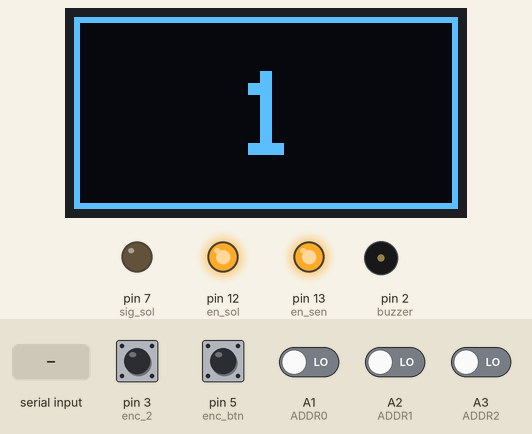
This sketch was run on a simulated Arduino Uno, built with avr-gcc and run on an emulated ATmega328P. Shown: 128×64 one-colour display, output pins drawn as LEDs (lit = HIGH), buzzer (waves = sounding, pin HIGH). The inputs (shaded band) are chosen by the test bench; at power-on: pin 3 (enc_2), pin 5 (enc_btn) HIGH, A1 (ADDR0), A2 (ADDR1), A3 (ADDR2) LOW. Pins used as bus, display or sensor lines are not drawn; what the sketch prints to the serial monitor is not drawn.

Above: at 1.2 s.
1.3 s: pin 5 (enc_btn) pulled LOW for 0.15 s
At 1.48 s:
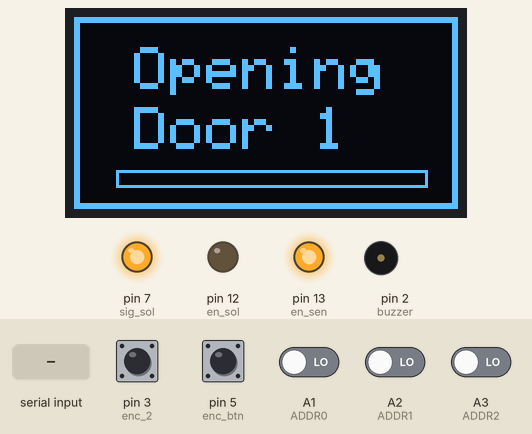
At 2.09 s:
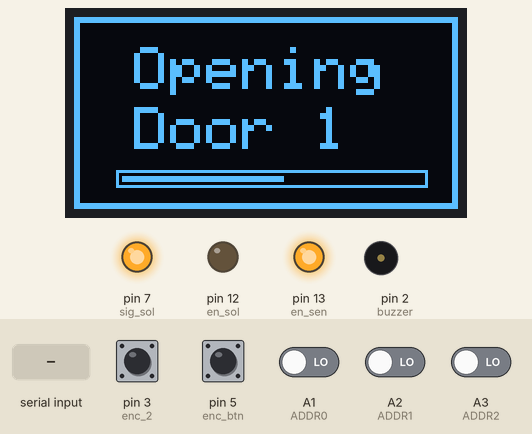
3.9 s: "90,45\n" received over Serial
At 4.6 s:
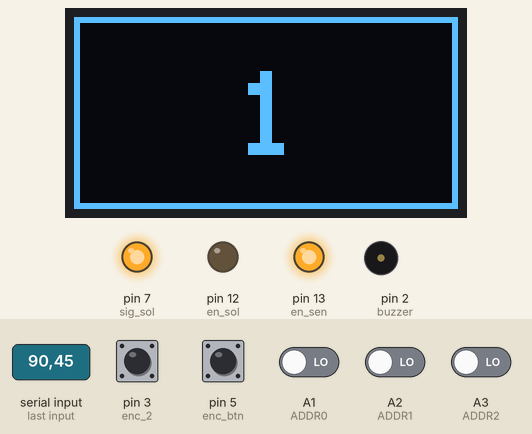
6.9 s: "5\n" received over Serial
Timing chart, 0 to 15.4 s (numbered marks = the images above; inputs shaded):
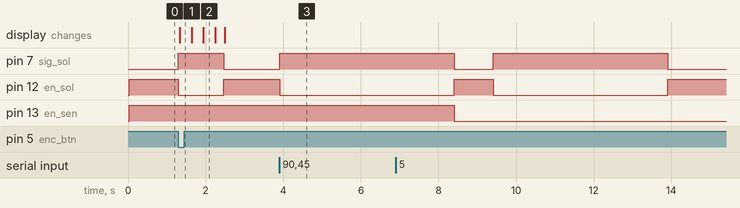

Measured:
- after the input at 1.3 s, pin 7 (sig_sol): LOW → HIGH at once, → LOW 1.2 s later; pin 12 (en_sol): HIGH → LOW at once, → HIGH 1.2 s later; the display: changes at once (image 1)
- after the input at 3.9 s, pin 7 (sig_sol): LOW → HIGH at once; pin 12 (en_sol): HIGH → LOW at once

The sketch:

EnvisionLaptopLocker.ino
```cpp
/*
 | Locker Control
 | J. DeWald, EnVision, JSOE, UCSD
 | 8/20/2017
 |
 | This sketch reads a nibble from serial input to drive two 16 channel multiplexers (MUX)
 | Mux Truth Table is available at https://www.sparkfun.com/datasheets/IC/cd74hc4067.pdf
 |
 | ------------------------------------------------------------
 | Modified by Georges Troulis, Summer 2019
 | gtroulis@ucsd.edu
 | ------------------------------------------------------------
 |
 | Library Dependencies (needed to compile):
 |  - Adafruit_SSD1306: https://learn.adafruit.com/monochrome-oled-breakouts/arduino-library-and-examples
 |  - PaulStoffregen's Encoder Library: https://www.pjrc.com/teensy/td_libs_Encoder.html
 |
 |
 | ------------------------------------------------------------
 | Revision Log:
 | 1.7: OLEDs now show adjusted laptop range (locker 1 range [1-15], locker 2 range [16-31] etc)
 | 1.6: Added nice display when encoder override is used
 | 1.5: Changed delay of door back to 4.5 seconds
 | 1.4: Rotary Encoder now used to "override" opening locker doors
 | 1.3: Added nicer print-out for OLED
 | 1.2: Added support for settings in EEPROM. Currently cannot
 |      be set
 | 1.1: Support for Buzzer, Rotary Encoder, and OLED display.
 |      Each board has unique address set by solder jumpers
 |
 | ------------------------------------------------------------
 | TODO list:
 |  [ ] Add user interface menu
 |  [ ] Use encoder library that Jesse recommended
 |  [ ] Add reed switch functionality and beep when doors aren't closed
*/

// The firmware revision
#define FIRMWARE_REV  F("1.7")

// OLED Display Library
#include <Adafruit_SSD1306.h>

#include <EEPROM.h>

/******************************************************************************/
/*      EEPROM Settings (to store settings over reboots)                      */
/******************************************************************************/

// Comment this out during normal functionality
// When uncommented, the EEPROM will be written default values on boot
// If left uncommented, device won't remember settings across reboots
// Uncomment this once per device, upload code, then comment and re-upload, keep commented
//#define EEPROM_RESET

#define DFLT_SCREEN_INV     ((bool) 0)
#define DFLT_ENC_INV        ((bool) 1)

// Indices of settings in EEPROM (4-byte aligned for future-proofing)

#define IND_SCREEN_INV      0 // (bool) Invert Screen
#define IND_ENC_INV         4 // (bool) Invert Encoder

// Actual values of settings (init with default values, then init from EEPROM)
bool encoderInvert = DFLT_ENC_INV;
bool screenInvert  = DFLT_SCREEN_INV;

/******************************************************************************/
/*      GPIO Pin Defs                                                         */
/******************************************************************************/

// Buzzer
#define buzzer        2

// Encoder input signals
#define enc_1         4
#define enc_2         3
#define enc_btn       5

// Mux Signal In/Out pins
#define sig_sen       6
#define sig_sol       7

// Mux address pins
#define S0            8
#define S1            9
#define S2            10
#define S3            11

// Mux Enable pins
#define en_sol        12
#define en_sen        13

// Address Solder Jumpers, to give each board a unique address
#define ADDR0         A1
#define ADDR1         A2
#define ADDR2         A3

/******************************************************************************/
/*      Global Constants                                                      */
/******************************************************************************/

#define DISP_ADDR     0x3C  // I2C Address of the OLED Display

#define BUZ_FREQ      4000  // 4 kHz Piezo speaker (warning, very annoying)

#define DOOR_DELAY     4500 // Door delay when opening through RPi command
#define OVR_DOOR_DELAY 2000 // Override delay when using encoder override

// OLED Display for user interface
Adafruit_SSD1306 disp(128, 64, &Wire, 4);

/******************************************************************************/
/*      Global Variables                                                      */
/******************************************************************************/

// The unique address of the device, determined by the solder jumpers
byte deviceAddr;

// Absolute position of the rotary encoder
// Modified by the ISR_EncoderChanged() callback
volatile byte encoderVal = 1;

// Encoder boundary values. The value of encoderVal always stays in this range
byte encoderMin =  1;
byte encoderMax = 15;

// Keep track of changes in the button state
byte lastBtnState = 0;

// Keep track of encoder val changes
byte lastEncoderVal = encoderVal;


/******************************************************************************/
/*      Main Code                                                             */
/******************************************************************************/

void setup() {
  // initialize serial:
  Serial.begin(9600);

  // Initialize the OLED Display
  if(!disp.begin(SSD1306_SWITCHCAPVCC, DISP_ADDR)) {
    Serial.println(F("SSD1306 allocation failed"));
    for(;;); // Don't proceed, loop forever
  }

  // Initialize all I/O Pins
  initIOPins();

  // Read the address jumpers to determine the device address (3-bits)
  initDeviceAddress();

  // If this is defined, write default values to the settings
  #ifdef EEPROM_RESET
    resetEEPROM();
  #endif

  // Read the settings stored in EEPROM and initialize global settings variables
  initSettingsFromEEPROM();

  // Enable the interrupt that connects to the encoder pin
  attachInterrupt(digitalPinToInterrupt(enc_2), ISR_EncoderChanged, RISING);

  // By default, show the selected door on the OLED
  showSelDoor();

  // Init done, ready to receive instructions
  Serial.println("READY");
}

void loop() {

  // TEMP encoder testing output
  if (lastEncoderVal != encoderVal) {
    Serial.print(F("Encoder Value: "));
    Serial.println(encoderVal);
    lastEncoderVal = encoderVal;

    // Update the OLED
    showSelDoor();
  }

  // Manual override switch: If encoder button pushed, then open
  // the door that is selected
  if (!digitalRead(enc_btn)) {
    if (lastBtnState) {

      byte door = encoderVal;

      // Show "opening door" message on OLED, then open the door,
      // wait for solenoid to deactivate, and show the selected door again

      openLockerDoor(door - 1);

      resetDisplay();
      // Show the progress bar over a given time interval
      for (int i = 0; i < 100; i += 3) {
        showOpeningDoorProg(door + (16 * deviceAddr), i);

        // Note that writing to the display takes a while,
        // so delay is divided by 300 instead of 100
        delay(OVR_DOOR_DELAY / 300);
      }

      deactivateDoorSol(door - 1);

      showSelDoor();

      // Make sure this executes on a falling edge of the pushbutton only
      lastBtnState = 0;
    }
  }
  else {
    lastBtnState = 1;
  }

  // If there's no serial data pending, skip to beginning of loop
  // Doing 'return' will actually make the loop() call itself again
  if (!Serial.available())
    return;

  // look for the next valid integer in the incoming serial stream:
  byte solenoid = Serial.parseInt(); //receive solenoid number 0-15, parseInt discards negative numbers
  // look for the newline. That's the end of your sentence:
  if (Serial.read() == '\n') {
    //verify the solenoid number is within a valid range
    if (solenoid < 48) {

      // Note, solenoids are 1-indexed instead of 0-indexed
      // (i.e. PCB solenoid 2 connects to locker solenoid 1)
      // RPi software takes this into account when sending data
      solenoid = solenoid % 16;

      // Open the given locker door, wait some amount, then deactivate the solenoid
      openLockerDoor(solenoid);
      delay(DOOR_DELAY);
      deactivateDoorSol(solenoid);

      //code not currently used for reed switches
      bool doorClosed = false;
      Serial.print("Waiting for door close");
      digitalWrite(en_sen, LOW);//enable the reed mux
      //solenoid mux is disabled, reed mux is enabled
      //this while loop will wait for a high signal on sig_sen pin
      while (!doorClosed) {
        //commented out because not being used
        //doorClosed = digitalRead(sig_sen);
        doorClosed = true; //obviously this is for testing
        Serial.print("."); //debug printing, we'd need something more valuable for the kiosk
        delay(1000);
      }
      Serial.print("\n");

      Serial.println("READY");//alert the kiosk that ready for input
    }
  }
}

/******************************************************************************/
/*      General Hardware Helper Functions                                     */
/******************************************************************************/

/*
 * Interrupt Service Routine, triggered when Encoder is rotated.
 * Determine the direction of change and update global
 * encoder position value
 */
void ISR_EncoderChanged() {

  // We know encoder updates on rising edge so enc_2 is always HIGH
  // Encoder may or may not need inverting, hence this setting
  // encoderInvert can be modified via user interface
  if (encoderInvert) {
    digitalRead(enc_1) ? encoderVal-- : encoderVal++;
  }
  else {
    digitalRead(enc_1) ? encoderVal++ : encoderVal--;
  }

  // Keep the new value within the boundaries
  if (encoderVal > encoderMax) encoderVal = encoderMin;
  if (encoderVal < encoderMin) encoderVal = encoderMax;
}

/*
 * Opens the locker door specified.
 *
 * Sets the door mux address, and enables the solenoid signal
 */
void openLockerDoor(byte door) {

  bool solenoidByte[] = {0, 0, 0, 0}; //empty nibble

  //convert the integer to a four bit nibble
  for (int i = 0; i <= 3; i++)
  {
    //Serial.println(bitRead(door, i));
    solenoidByte[i] = bitRead(door, i); //read the bits of solenoid, 0 is LSB (rightmost)
    Serial.print(solenoidByte[i]);//print each bit to Serial
    Serial.print("-");
  }
  Serial.print("\n");
  Serial.println (door, BIN);//terminate the data print with a newline
  //Format is 0-0-0-0\n
  //can be used later in kiosk if needed

  //enable pin is still high (disabled)
  //set each bit first, then set the signal, then enable the mux
  digitalWrite(S0, solenoidByte[0]);
  digitalWrite(S1, solenoidByte[1]);
  digitalWrite(S2, solenoidByte[2]);
  digitalWrite(S3, solenoidByte[3]);
  digitalWrite(sig_sol, HIGH);//set signal high
  digitalWrite(en_sol, LOW);//enable solenoid mux
}

/*
 * Deactivates the solenoid for the locker door specified.
 *
 * Sets the door mux address, and disables the solenoid signal. Should be called very
 * soon after openLockerDoor
 */
void deactivateDoorSol(byte door) {

  bool solenoidByte[] = {0, 0, 0, 0}; //empty nibble

  //convert the integer to a four bit nibble
  for (int i = 0; i <= 3; i++)
  {
    //Serial.println(bitRead(door, i));
    solenoidByte[i] = bitRead(door, i); //read the bits of solenoid, 0 is LSB (rightmost)
  }

  //enable pin is still high (disabled)
  //set each bit first, then set the signal, then enable the mux
  digitalWrite(S0, solenoidByte[0]);
  digitalWrite(S1, solenoidByte[1]);
  digitalWrite(S2, solenoidByte[2]);
  digitalWrite(S3, solenoidByte[3]);

  digitalWrite(en_sol, LOW);//enable solenoid mux
  digitalWrite(sig_sol, LOW); //send a default-low signal to the mux to release the solenoid
  digitalWrite(en_sol, HIGH); //disable the solenoid mux
}


/*
 *  Sets the settings in the EEPROM to default values. Does not update
 *  global settings variables, call initSettingsFromEEPROM() for that.
 */
void resetEEPROM() {
    EEPROM.put(IND_SCREEN_INV, DFLT_SCREEN_INV);
    EEPROM.put(IND_ENC_INV, DFLT_ENC_INV);
}


/******************************************************************************/
/*      OLED Helper Functions                                                 */
/******************************************************************************/

/*
 * Resets the display and sets some default settings
 */
void resetDisplay() {
    disp.clearDisplay();
    disp.setCursor(0, 0);
    disp.setTextSize(1);
    disp.setTextColor(WHITE);

    // This can be set via the user interface, stored across boots
    if (screenInvert) disp.setRotation(2);
    else              disp.setRotation(0);
}

/*
 * Shows the door that is currently selected by the user interface
 * on the OLED display
 */
void showSelDoor() {
  resetDisplay();

  #define NUM_TXT_SZ 4

  // Device address determines numeric range of laptops
  // Addr 0: Laptops [ 1-15]
  // Addr 1: Laptops [16-31]
  // Addr 2: Laptops [32-47]
  int selectedLaptop = encoderVal + (16 * deviceAddr);

  // Prepare to display the encoder value, large number
  disp.setTextSize(NUM_TXT_SZ);

  // Center the number; using 5x7 font
  if (selectedLaptop < 10) {
    disp.setCursor((disp.width() - 5*NUM_TXT_SZ)/2,
                   (disp.height()- 7*NUM_TXT_SZ)/2);
  }
  else {
    disp.setCursor((disp.width() - 11*NUM_TXT_SZ)/2,
                   (disp.height()- 7*NUM_TXT_SZ)/2);
  }
  disp.println(selectedLaptop);

  // Display a nice rectangle around the number
  disp.drawRect(0, 0, disp.width(), disp.height(), 1);
  disp.drawRect(1, 1, disp.width()-2, disp.height()-2, 1);

  disp.display();
}

/*
 * Shows the message 'opening door' on the OLED with
 * a progress bar of how long the door has been open for
 *
 * Note: display must be erased before calling this function
 *       (not done here for optimization purposes)
 */
void showOpeningDoorProg(unsigned int door, unsigned int progress) {

  // Display the "Opening Door XX" text
  // This is roughly centered on a 128x64 display
  disp.setTextSize(2);
  disp.setCursor(20, 10);
  disp.print(F("Opening"));
  disp.setCursor(20, 30);
  disp.print(F("Door "));
  disp.print(door);

  // Draw the progress bar
  #define BAR_WIDTH  100
  #define BAR_HEIGHT 2
  const int barX = (disp.width() - 100)/2;
  const int barY = 51;
  disp.drawRect(barX, barY, BAR_WIDTH+4, BAR_HEIGHT+4, WHITE);
  disp.fillRect(barX+2, barY+2, progress, 2, WHITE);

  // Display a nice rectangle around the screen border
  disp.drawRect(0, 0, disp.width(), disp.height(), 1);
  disp.drawRect(1, 1, disp.width()-2, disp.height()-2, 1);
  disp.display();
}

/******************************************************************************/
/*      Buzzer Helper Functions                                               */
/******************************************************************************/

/*
 * Beeps the buzzer once for minor alerts
 */
void beepOnce() {
  tone(buzzer, BUZ_FREQ);
  delay(200);
  noTone(buzzer);
}

/*
 * Pulses the buzzer thrice to alert the user
 * of something more urgent than a single beep
 */
void beepAlert() {
  for (int i = 0; i < 3; i++) {
    tone(buzzer, BUZ_FREQ);
    delay(100);
    noTone(buzzer);
    delay(100);
  }
}

/******************************************************************************/
/*      Init Functions, called once during setup()                            */
/******************************************************************************/

/*
 * Initialize the I/O pins and set default states for the outputs
 * Should be called once during setup()
 */
void initIOPins() {
  // Inputs
  pinMode(sig_sen, INPUT);
  pinMode(enc_1, INPUT);
  pinMode(enc_2, INPUT);
  pinMode(enc_btn, INPUT);

  // Outputs
  pinMode(S0, OUTPUT);
  pinMode(S1, OUTPUT);
  pinMode(S2, OUTPUT);
  pinMode(S3, OUTPUT);
  pinMode(buzzer, OUTPUT);
  pinMode(en_sol, OUTPUT);
  pinMode(en_sen, OUTPUT);
  pinMode(sig_sol, OUTPUT);

  // The Address Jumpers
  pinMode(ADDR0, INPUT);
  pinMode(ADDR1, INPUT);
  pinMode(ADDR2, INPUT);

  // Set default values to outputs
  digitalWrite(en_sol, HIGH); //disable solenoid mux
  digitalWrite(en_sen, HIGH); //disable reed mux
  digitalWrite(sig_sol, LOW); //default the solenoid signal out to LOW
  digitalWrite(S0, LOW);
  digitalWrite(S1, LOW);
  digitalWrite(S2, LOW);
  digitalWrite(S3, LOW);
  digitalWrite(buzzer, LOW);
}

/*
 * Read the address jumpers to determine the device address (3-bits)
 * Should be called once during setup()
 */
void initDeviceAddress() {
  deviceAddr = 0;
  deviceAddr =                     (digitalRead(ADDR2) & 0x1);
  deviceAddr = (deviceAddr << 1) | (digitalRead(ADDR1) & 0x1);
  deviceAddr = (deviceAddr << 1) | (digitalRead(ADDR0) & 0x1);
}

/*
 * Read the settings stored in EEPROM and initialize global settings variables.
 * Called once during setup(), and when prompted to reset settings to default
 *
 * Note: EEPROM.get updates the variables by reference, see Arduino documentation
 *       for details
 */
void initSettingsFromEEPROM() {
  EEPROM.get(IND_ENC_INV, encoderInvert);
  EEPROM.get(IND_SCREEN_INV, screenInvert);
}
```
